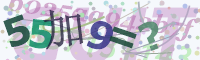
#> input picture GUIT校园网一键联网-源码/assets/sample_captcha_math.png, 200 x 60 px
$ python -i make_assets.py   (imports and definitions only)
#> lines starting #> are read from the running program, lines starting #| are printed output that depends on the picture
"""从素材图生成应用图标与状态立绘。

用法:
    python tools/make_assets.py [素材目录]      # 默认 D:\Desktop\新建文件夹

素材约定（也支持 .jpg/.jpeg/.png/.webp，脚本按真实格式识别，不看扩展名）:
    1.*  -> assets/icon.ico           应用图标（去白底 + 透明 + 多尺寸）
    2.*  -> assets/state-offline.gif  未联网时窗内右下角播放
    3.*  -> assets/state-online.gif   已联网后换成这张

找不到素材目录时直接跳过（不报错），这样 build.ps1 在别的机器上也能跑。
"""
from __future__ import annotations

import sys
from pathlib import Path

from PIL import Image, ImageDraw

ROOT = Path(__file__).resolve().parent.parent
OUT = ROOT / "assets"
DEFAULT_SRC = Path(r"D:\Desktop\新建文件夹")

ICON_NAMES = ("1.jpg", "1.jpeg", "1.png", "1.webp")
OFFLINE_NAMES = ("2.jpg", "2.jpeg", "2.png", "2.webp")
ONLINE_NAMES = ("3.jpg", "3.jpeg", "3.png", "3.webp")


# [22 lines left out: functions find, make_icon, not called in this run]


def _rounded(img: Image.Image, ratio: float = 0.07) -> Image.Image:
    img = img.convert("RGBA")
    w, h = img.size
    r = int(min(w, h) * ratio)
    mask = Image.new("L", (w, h), 0)
    ImageDraw.Draw(mask).rounded_rectangle([0, 0, w - 1, h - 1], radius=r, fill=255)
    out = Image.new("RGBA", (w, h), (0, 0, 0, 0))
    out.paste(img, (0, 0), mask)
    return out


def make_badge(path: Path, dst_name: str, target_h: int = 200) -> None:
    """支持 GIF 动图：逐帧缩放 + 圆角，帧延时原样保留。"""
#> called with path = '../assets/sample_captcha_math.png', dst_name = 'out.png', target_h = 200
    im = Image.open(path)
#> im is the input picture: PIL image 200x60 RGBA; mean R, G, B, A 194.1, 195.4, 205.4, 255
    n = getattr(im, "n_frames", 1)
#> n = 1
    frames, durations = [], []
    for i in range(n):
        im.seek(i)
        durations.append(max(40, int(im.info.get("duration", 80) or 80)))
        f = im.convert("RGBA")
        s = target_h / f.height
        f = f.resize((max(1, int(f.width * s)), target_h), Image.LANCZOS)
        frames.append(_rounded(f))
#> this loop made 1 pass
#> pass 1, in make_badge, `f = f.resize((max(1, int(f.width * s)), target_h), Image.LANCZOS)`:
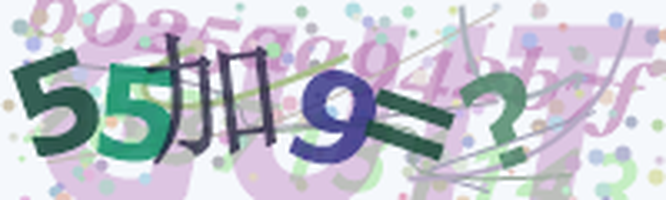
#> f: PIL image 666x200 RGBA; mean R, G, B, A 194.1, 195.4, 205.3, 255
#> after the loop, durations = [80]; frames = 1 item
    dst = OUT / dst_name
    if n > 1:
        frames[0].save(
            dst, save_all=True, append_images=frames[1:],
            duration=durations, loop=0, disposal=2, optimize=True,
        )
    else:
        frames[0].save(dst)
#> (the run stopped early here; a loop or call above may not have finished)
